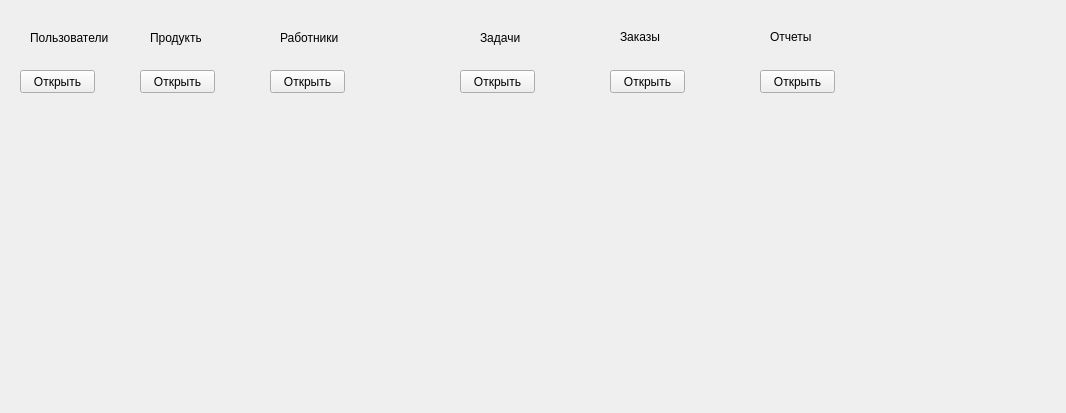
<?xml version="1.0" encoding="UTF-8"?>
<ui version="4.0">
 <class>Form</class>
 <widget class="QWidget" name="Form">
  <property name="geometry">
   <rect>
    <x>0</x>
    <y>0</y>
    <width>1066</width>
    <height>413</height>
   </rect>
  </property>
  <property name="windowTitle">
   <string>Form</string>
  </property>
  <widget class="QLabel" name="label">
   <property name="geometry">
    <rect>
     <x>30</x>
     <y>30</y>
     <width>81</width>
     <height>16</height>
    </rect>
   </property>
   <property name="text">
    <string>Пользователи</string>
   </property>
  </widget>
  <widget class="QLabel" name="label_2">
   <property name="geometry">
    <rect>
     <x>150</x>
     <y>30</y>
     <width>51</width>
     <height>16</height>
    </rect>
   </property>
   <property name="text">
    <string>Продукты</string>
   </property>
  </widget>
  <widget class="QLabel" name="label_3">
   <property name="geometry">
    <rect>
     <x>280</x>
     <y>30</y>
     <width>71</width>
     <height>16</height>
    </rect>
   </property>
   <property name="text">
    <string>Работники</string>
   </property>
  </widget>
  <widget class="QLabel" name="label_5">
   <property name="geometry">
    <rect>
     <x>620</x>
     <y>30</y>
     <width>47</width>
     <height>13</height>
    </rect>
   </property>
   <property name="text">
    <string>Заказы</string>
   </property>
  </widget>
  <widget class="QLabel" name="label_6">
   <property name="geometry">
    <rect>
     <x>770</x>
     <y>30</y>
     <width>47</width>
     <height>13</height>
    </rect>
   </property>
   <property name="text">
    <string>Отчеты</string>
   </property>
  </widget>
  <widget class="QPushButton" name="pbpolzovateli">
   <property name="geometry">
    <rect>
     <x>20</x>
     <y>70</y>
     <width>75</width>
     <height>23</height>
    </rect>
   </property>
   <property name="text">
    <string>Открыть</string>
   </property>
  </widget>
  <widget class="QPushButton" name="pbproducti">
   <property name="geometry">
    <rect>
     <x>140</x>
     <y>70</y>
     <width>75</width>
     <height>23</height>
    </rect>
   </property>
   <property name="text">
    <string>Открыть</string>
   </property>
  </widget>
  <widget class="QPushButton" name="pbrabotniki">
   <property name="geometry">
    <rect>
     <x>270</x>
     <y>70</y>
     <width>75</width>
     <height>23</height>
    </rect>
   </property>
   <property name="text">
    <string>Открыть</string>
   </property>
  </widget>
  <widget class="QPushButton" name="pbzadaci">
   <property name="geometry">
    <rect>
     <x>460</x>
     <y>70</y>
     <width>75</width>
     <height>23</height>
    </rect>
   </property>
   <property name="text">
    <string>Открыть</string>
   </property>
  </widget>
  <widget class="QPushButton" name="pbzakazi">
   <property name="geometry">
    <rect>
     <x>610</x>
     <y>70</y>
     <width>75</width>
     <height>23</height>
    </rect>
   </property>
   <property name="text">
    <string>Открыть</string>
   </property>
  </widget>
  <widget class="QPushButton" name="pbotcheti">
   <property name="geometry">
    <rect>
     <x>760</x>
     <y>70</y>
     <width>75</width>
     <height>23</height>
    </rect>
   </property>
   <property name="text">
    <string>Открыть</string>
   </property>
  </widget>
  <widget class="QLabel" name="label_4">
   <property name="geometry">
    <rect>
     <x>480</x>
     <y>30</y>
     <width>71</width>
     <height>16</height>
    </rect>
   </property>
   <property name="text">
    <string>Задачи</string>
   </property>
  </widget>
 </widget>
 <resources/>
 <connections/>
</ui>
